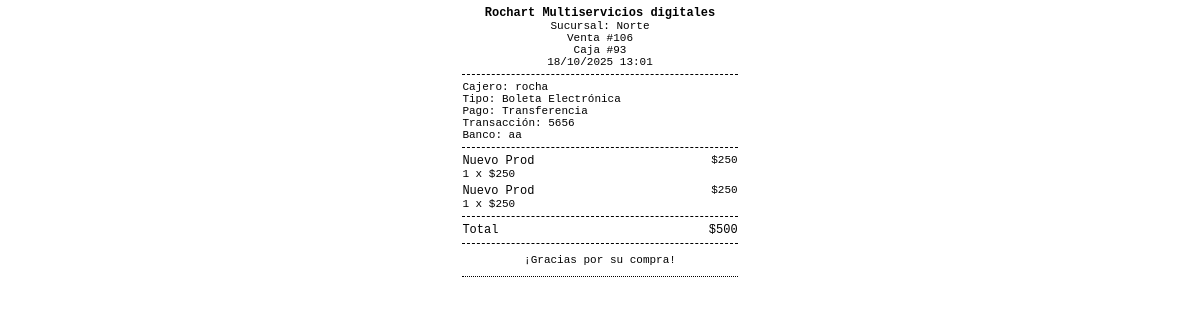
Screenshot of /cashier/print/venta/106/ (signed in) with the database file from the repository.
### sucursales/models.py (models this page shows, shortened)
class Sucursal(models.Model):
    nombre = models.CharField(max_length=255)
    direccion = models.CharField(max_length=500, blank=True, null=True)
    telefono = models.CharField(max_length=50, blank=True, null=True)
    low_stock_threshold = models.PositiveIntegerField(default=0, help_text="0 usa el umbral global")

### cashier/models.py (models this page shows, shortened)
class Venta(models.Model):
    empleado = models.ForeignKey(settings.AUTH_USER_MODEL, on_delete=models.CASCADE)
    sucursal = models.ForeignKey(Sucursal, on_delete=models.CASCADE, related_name='ventas', blank=True, null=True)
    caja = models.ForeignKey('AperturaCierreCaja', on_delete=models.SET_NULL, related_name='ventas', blank=True, null=True)
    fecha = models.DateTimeField(auto_now_add=True)
    total = models.DecimalField(max_digits=10, decimal_places=2)
    tipo_venta = models.CharField(
        max_length=20,
        choices=[('boleta', 'Boleta Electrónica'), ('factura', 'Factura Electrónica')],
        default='boleta'
    )
    forma_pago = models.CharField(
        max_length=20,
        choices=[
            ('efectivo', 'Efectivo'),
            ('debito', 'Tarjeta de Débito'),
            ('credito', 'Tarjeta de Crédito'),
            ('transferencia', 'Transferencia')
        ],
        default='efectivo'
    )
    cliente_paga = models.DecimalField(max_digits=10, decimal_places=2, default=0.00)
    vuelto_entregado = models.DecimalField(max_digits=10, decimal_places=2, default=0.00)
    numero_transaccion = models.CharField(
        max_length=100,
        null=True,
        blank=True,
        verbose_name="Número de Transacción"
    )
    banco = models.CharField(
        max_length=100,
        null=True,
        blank=True,
        verbose_name="Banco"
    )

class AperturaCierreCaja(models.Model):
    vendedor = models.ForeignKey(
        settings.AUTH_USER_MODEL,
        on_delete=models.CASCADE,
        verbose_name='Vendedor'
    )
    sucursal = models.ForeignKey(Sucursal, on_delete=models.CASCADE)
    efectivo_inicial = models.DecimalField(max_digits=10, decimal_places=2, default=0)
    estado = models.CharField(max_length=20, default='abierta')  # valores: 'abierta' o 'cerrada'
    apertura = models.DateTimeField(auto_now_add=True)
    cierre = models.DateTimeField(null=True, blank=True)
    ventas_totales = models.DecimalField(max_digits=10, decimal_places=2, default=0)
    total_ventas_efectivo = models.DecimalField(max_digits=10, decimal_places=2, default=0)
    total_ventas_credito = models.DecimalField(max_digits=10, decimal_places=2, default=0)
    total_ventas_debito = models.DecimalField(max_digits=10, decimal_places=2, default=0)
    vuelto_entregado = models.DecimalField(max_digits=10, decimal_places=2, default=0)
    efectivo_final = models.DecimalField(max_digits=10, decimal_places=2, default=0)
    class Meta:
        constraints = [
            models.UniqueConstraint(
                fields=['sucursal'],
                condition=Q(estado='abierta'),
                name='unique_open_caja_per_sucursal'
            )
        ]

class VentaDetalle(models.Model):
    venta = models.ForeignKey(Venta, related_name='detalles', on_delete=models.CASCADE)
    producto = models.ForeignKey(Product, on_delete=models.CASCADE, related_name='ventadetalles')
    cantidad = models.PositiveIntegerField()
    precio_unitario = models.DecimalField(max_digits=10, decimal_places=2)

### auth_app/models.py (models this page shows, shortened)
class User(AbstractUser):
    is_admin = models.BooleanField(default=False)
    is_employee = models.BooleanField(default=True)
    sucursales_autorizadas = models.ManyToManyField(
        Sucursal,
        blank=True,
        related_name='usuarios_autorizados',
        help_text="Sucursales en las que el usuario puede abrir cajas (solo para usuarios no administradores)."
    )

### products/models.py (models this page shows, shortened)
class Product(models.Model):
    nombre = models.CharField(max_length=255, verbose_name="Nombre del Producto", blank=True, null=True)
    descripcion = models.TextField(verbose_name="Descripción", blank=True, null=True)
    producto_id = models.CharField(max_length=255, unique=True, verbose_name="Código 1")
    codigo_alternativo = models.CharField(max_length=255, verbose_name="Código 2", blank=True, null=True)
    fecha_ingreso_producto = models.DateField(verbose_name="Fecha de Ingreso", blank=True, null=True)
    precio_compra = models.DecimalField(max_digits=10, decimal_places=2, verbose_name="Precio de Compra", default=Decimal('0.00'))
    precio_venta = models.DecimalField(max_digits=10, decimal_places=2, verbose_name="Precio de Venta", default=Decimal('0.00'))
    cantidad = models.IntegerField(
        verbose_name="Cantidad",
        default=0,
        validators=[MinValueValidator(0)]
    )
    stock = models.IntegerField(
        verbose_name="Stock",
        default=0,
        validators=[MinValueValidator(0)]
    )
    codigo_barras = models.CharField(max_length=255, verbose_name="Código de Barras", blank=True, null=True)
    permitir_venta_sin_stock = models.BooleanField(default=True, verbose_name="Permitir Venta sin Stock")
    sucursal = models.ForeignKey(Sucursal, on_delete=models.CASCADE, related_name='productos', blank=True, null=True)
    class Meta:
        verbose_name = "Producto"
        verbose_name_plural = "Productos"

### cashier/views.py (the view)
# urls.py: path('print/venta/<int:venta_id>/', views.print_venta, name='print_venta'),
@login_required
def print_venta(request, venta_id):
    venta = get_object_or_404(Venta, id=venta_id)
    detalles = venta.detalles.all()
    total_formatted = "$" + format_currency(venta.total or 0)
    cliente_paga_formatted = "$" + format_currency(venta.cliente_paga or 0)
    vuelto_formatted = "$" + format_currency(venta.vuelto_entregado or 0)
    detalles_data = []
    for d in detalles:
        subtotal = d.cantidad * d.precio_unitario
        detalles_data.append({
            'producto': d.producto,
            'cantidad': d.cantidad,
            'precio_unitario': d.precio_unitario,
            'formatted_subtotal': "$" + format_currency(subtotal)
        })
    ctx = {
        'venta': venta,
        'detalles': detalles_data,
        'formatted_total': total_formatted,
        'formatted_cliente_paga': cliente_paga_formatted,
        'formatted_vuelto_entregado': vuelto_formatted,
        'sucursal': venta.sucursal,
    }
    return render(request, 'cashier/print_venta.html', ctx)

### cashier/views.py (called while the page is built)
def format_currency(value):
    try:
        return "{:,.0f}".format(float(value)).replace(",", ".")
    except Exception:
        return value

### cashier/templates/cashier/print_venta.html (shortened to what this page needs)
<!DOCTYPE html>
{% load tz %}
<html lang="es">
<head>
</head>
<body>
  <div class="wrap">
    <div class="center bold">Rochart Multiservicios digitales</div>
    {% if sucursal %}<div class="center small">Sucursal: {{ sucursal.nombre }}</div>{% endif %}
    <div class="center small">Venta #{{ venta.id }}</div>
  {% if venta.caja %}<div class="center small">Caja #{{ venta.caja.id }}</div>{% endif %}
  <div class="center small">{{ venta.fecha|localtime|date:"d/m/Y H:i" }}</div>
    <div class="line"></div>
    <div class="small">Cajero: {{ venta.empleado.username }}</div>
    <div class="small">Tipo: {{ venta.get_tipo_venta_display }}</div>
    <div class="small">Pago: {{ venta.get_forma_pago_display }}</div>
    {% if venta.forma_pago in "debito credito transferencia" %}
      <div class="small">Transacción: {{ venta.numero_transaccion }}</div>
    {% endif %}
    {% if venta.forma_pago == "transferencia" %}
      <div class="small">Banco: {{ venta.banco }}</div>
    {% endif %}
    <div class="line"></div>
    <div class="items">
      {% for d in detalles %}
        <div class="item">
          <div class="top">
            <span class="name">{{ d.producto.nombre }}</span>
            <span class="small">{{ d.formatted_subtotal }}</span>
          </div>
          <div class="small">{{ d.cantidad }} x ${{ d.precio_unitario|floatformat:"0" }}</div>
        </div>
      {% endfor %}
    </div>
    <div class="line"></div>
    <div class="totals">
      <div class="kv"><span>Total</span><span>{{ formatted_total }}</span></div>
    </div>
    <div class="line"></div>
    <div class="footer small">
      ¡Gracias por su compra!
    </div>
    <div class="cut"></div>
  </div>
</body>
</html>

### cashier/templates/cashier/print_venta.html (style rules this page uses)
body { width: 76mm; margin: 0 auto; font-family: "Courier New", Courier, monospace; font-size: 12px; color: #000; }
.wrap { padding: 6px 6px 12px; }
.center { text-align: center; }
.bold { font-weight: 700; }
.small { font-size: 11px; }
.line { border-top: 1px dashed #000; margin: 6px 0; }
.kv { display: flex; justify-content: space-between; gap: 8px; }
.items { margin: 6px 0; }
.item { display: flex; flex-direction: column; margin-bottom: 4px; }
.item .top { display: flex; justify-content: space-between; }
.item .name { white-space: pre-wrap; word-break: break-word; }
.totals .kv span { white-space: nowrap; }
.footer { margin-top: 10px; text-align: center; }
.cut { margin-top: 10px; border-top: 1px dotted #000; }
@media screen { body { background: #fff; } }

### rows the page displays
Sucursal: nombre "Norte"
Venta: id "106", caja.id "93", fecha "18/10/2025 13:01", empleado.username "rocha", tipo_venta "Boleta Electrónica", forma_pago "Transferencia", numero_transaccion "5656", banco "aa"
Product: producto.nombre "Nuevo Prod", formatted_subtotal "$250", cantidad "1", precio_unitario "250"
Product: producto.nombre "Nuevo Prod", formatted_subtotal "$250", cantidad "1", precio_unitario "250"
